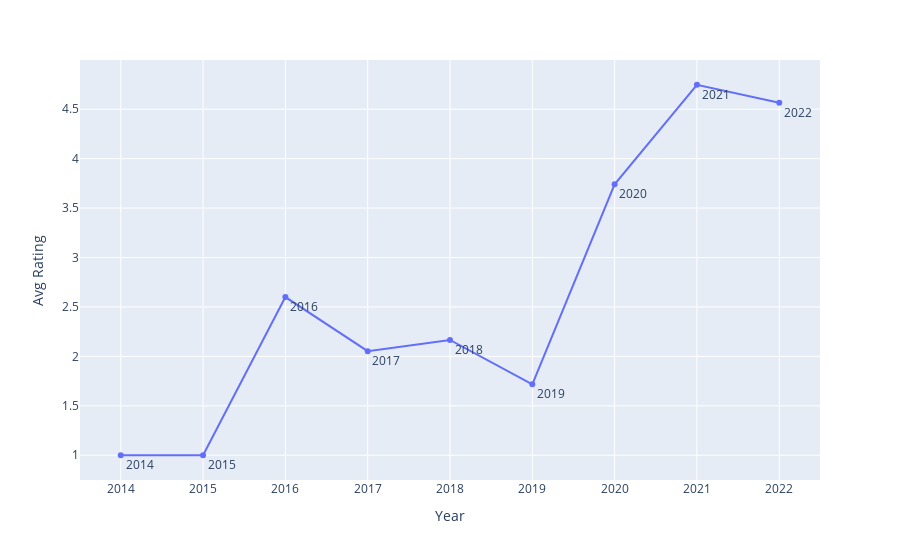

The code cell stored with this chart in its notebook:
### Code cell
import plotly.express as px

fig = px.line(rating_over_the_year, x="Year", y="Avg Rating", text="Year")
fig.update_traces(textposition="bottom right")
fig.show()

### Figure 1 — Plotly figure (JSON) as saved in the notebook; plotly's stock layout.template omitted (floating-point values rounded to 4 significant figures)
{"data": [{"hovertemplate": "Year=%{text}<br>Avg Rating=%{y}<extra></extra>", "legendgroup": "", "line": {"color": "#636efa", "dash": "solid"}, "marker": {"symbol": "circle"}, "mode": "lines+text+markers", "name": "", "orientation": "v", "showlegend": false, "text": [2014, 2015, 2016, 2017, 2018, 2019, 2020, 2021, 2022], "textposition": "bottom right", "type": "scatter", "x": [2014, 2015, 2016, 2017, 2018, 2019, 2020, 2021, 2022], "xaxis": "x", "y": [1, 1, 2.6, 2.053, 2.167, 1.718, 3.741, 4.747, 4.565], "yaxis": "y"}], "layout": {"autosize": true, "legend": {"tracegroupgap": 0}, "margin": {"t": 60}, "xaxis": {"anchor": "y", "autorange": true, "domain": [0, 1], "range": [2014.0, 2022.0], "title": {"text": "Year"}, "type": "linear"}, "yaxis": {"anchor": "x", "autorange": true, "domain": [0, 1], "range": [0.7098, 5.038], "title": {"text": "Avg Rating"}, "type": "linear"}}}
